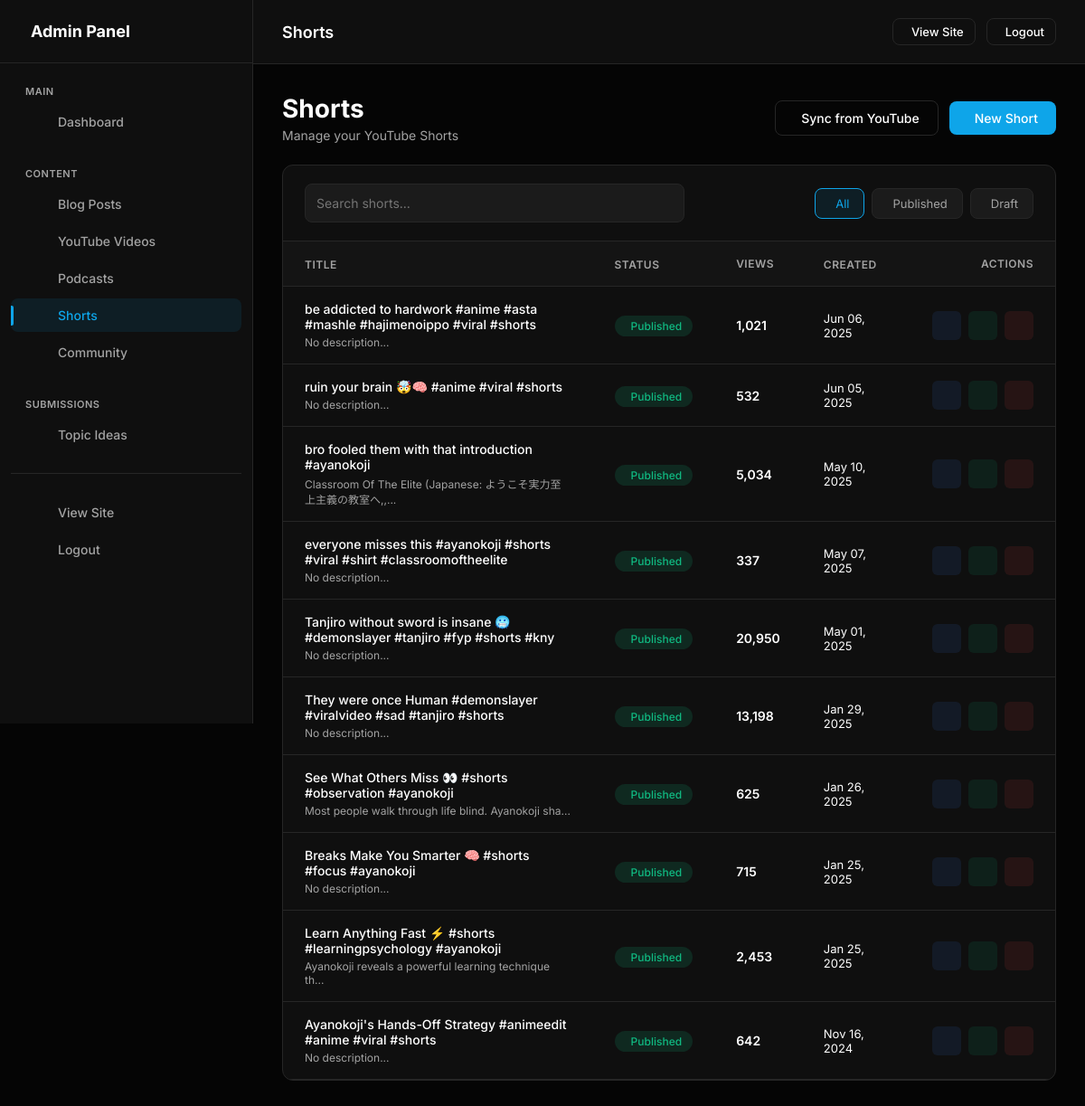
The page /admin/shorts (signed in) on the database as committed earlier.
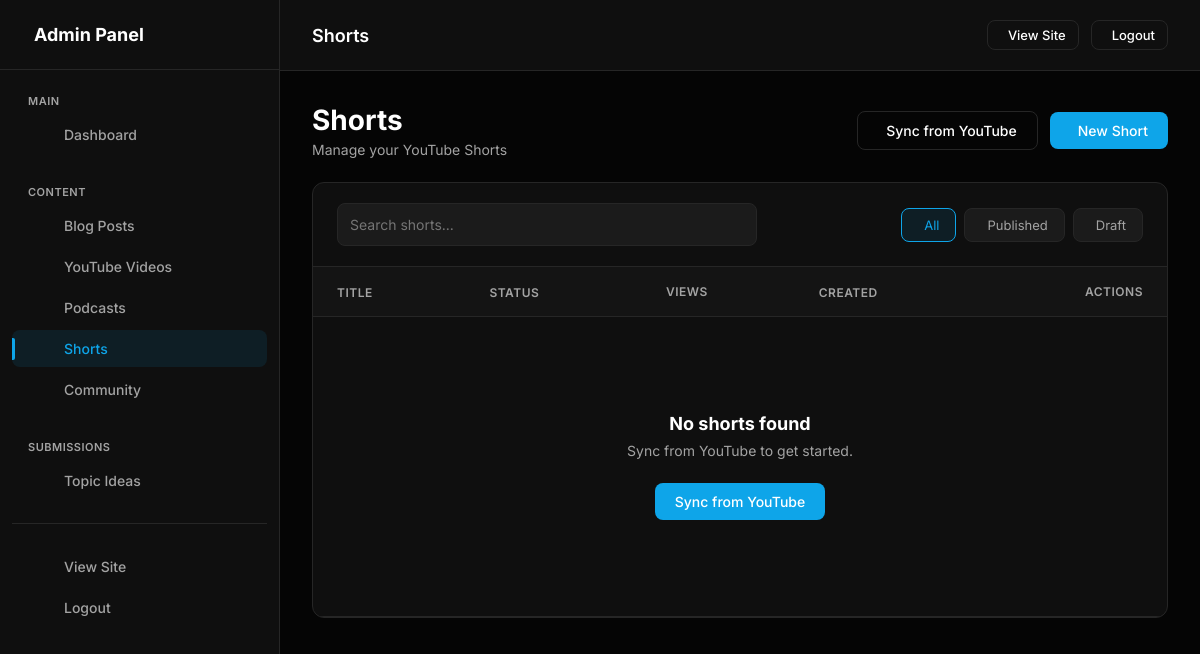
The same page on the database as committed later.
### models.py (models this page shows, shortened)
class Short(db.Model):
    __tablename__ = 'shorts'
    id = db.Column(db.Integer, primary_key=True)
    title = db.Column(db.String(200), nullable=False)
    description = db.Column(db.Text)
    video_id = db.Column(db.String(50), unique=True, nullable=False, index=True)
    thumbnail_url = db.Column(db.String(500))
    duration = db.Column(db.String(20))
    published = db.Column(db.Boolean, default=False, index=True)
    created_at = db.Column(db.DateTime, default=datetime.utcnow, index=True)
    views = db.Column(db.Integer, default=0)
    likes = db.Column(db.Integer, default=0)

### app.py (the view)
    @app.route('/admin/shorts')
    @admin_required
    def admin_shorts_list():
        shorts = Short.query.order_by(Short.created_at.desc()).all()
        return render_template('admin/shorts_list.html', shorts=shorts)

### templates/admin/shorts_list.html (shortened to what this page needs)
{% extends "admin/base.html" %}
{% block page_title %}Shorts{% endblock %}
{% block content %}
<div class="page-header">
    <div>
        <h1 class="page-title">Shorts</h1>
        <p style="color: var(--text-muted); font-size: 14px; margin-top: 4px;">Manage your YouTube Shorts</p>
    </div>
    <div class="page-actions">
        <form method="POST" action="{{ url_for('admin_shorts_sync') }}" style="display: inline;">
            <button type="submit" class="btn btn-outline" title="Sync from YouTube">
                <span class="hide-mobile">Sync from YouTube</span>
            </button>
        </form>
        <a href="{{ url_for('admin_shorts_new') }}" class="btn btn-primary">
            <span class="hide-mobile">New Short</span>
        </a>
    </div>
</div>
<div class="filament-table-container">
    <div class="table-header">
        <div class="table-search">
            <input type="text" id="searchInput" placeholder="Search shorts..." onkeyup="filterTable()">
        </div>
        <div class="table-filters">
            <button class="filter-btn active" data-filter="all" onclick="filterByStatus('all')">
                All
            </button>
            <button class="filter-btn" data-filter="published" onclick="filterByStatus('published')">
                Published
            </button>
            <button class="filter-btn" data-filter="draft" onclick="filterByStatus('draft')">
                Draft
            </button>
        </div>
    </div>
    <div class="table-wrapper">
        <table class="filament-table">
            <thead>
                <tr>
                    <th class="sortable" onclick="sortTable(0)">
                        Title
                    </th>
                    <th class="sortable" onclick="sortTable(1)">
                        Status
                    </th>
                    <th>Views</th>
                    <th class="sortable hide-mobile" onclick="sortTable(2)">
                        Created
                    </th>
                    <th style="text-align: right;">Actions</th>
                </tr>
            </thead>
            <tbody id="tableBody">
                {% for short in shorts %}
                <tr data-status="{% if short.published %}published{% else %}draft{% endif %}" data-title="{{ short.title|lower }}">
                    <td>
                        <div style="font-weight: 500; margin-bottom: 4px;">{{ short.title }}</div>
                        <div style="font-size: 12px; color: var(--text-muted);">{{ short.description[:50] if short.description else 'No description' }}...</div>
                    </td>
                    <td>
                        <span class="status-badge {% if short.published %}published{% else %}draft{% endif %}">
                            {% if short.published %}Published{% else %}Draft{% endif %}
                        </span>
                    </td>
                    <td>
                        <span style="font-weight: 600;">{{ "{:,}".format(short.views or 0) }}</span>
                    </td>
                    <td class="hide-mobile">
                        <div style="font-size: 13px;">{{ short.created_at.strftime('%b %d, %Y') if short.created_at else 'N/A' }}</div>
                    </td>
                    <td>
                        <div class="action-buttons" style="justify-content: flex-end;">
                            <a href="https://youtube.com/shorts/{{ short.video_id }}" target="_blank" class="action-btn view" title="View on YouTube">
                            </a>
                            <form method="POST" action="{{ url_for('admin_shorts_toggle', id=short.id) }}" style="display: inline;">
                                <button type="submit" class="action-btn toggle" title="Toggle Status">
                                </button>
                            </form>
                            <form method="POST" action="{{ url_for('admin_shorts_delete', id=short.id) }}" style="display: inline;" onsubmit="return confirm('Delete this short?');">
                                <button type="submit" class="action-btn delete" title="Delete">
                                </button>
                            </form>
                        </div>
                    </td>
                </tr>
                {% else %}
                <tr>
                    <td colspan="5">
                        <div class="empty-state">
                            <h3>No shorts found</h3>
                            <p style="margin-bottom: 24px;">Sync from YouTube to get started.</p>
                            <form method="POST" action="{{ url_for('admin_shorts_sync') }}" style="display: inline;">
                                <button type="submit" class="btn btn-primary">Sync from YouTube</button>
                            </form>
                        </div>
                    </td>
                </tr>
                {% endfor %}
            </tbody>
        </table>
    </div>
</div>
{% endblock %}

### templates/admin/base.html (shortened to what this page needs)
<!DOCTYPE html>
<html lang="en">
<head>
</head>
<body>
    {% if session.get('admin_logged_in') %}
    <div class="admin-layout">
        <aside class="admin-sidebar" id="adminSidebar">
            <div class="sidebar-header">
                <h2> Admin Panel</h2>
            </div>
            <nav class="sidebar-nav">
                <div class="nav-group">
                    <div class="nav-group-label">Main</div>
                    <a href="{{ url_for('admin_dashboard') }}" class="nav-item" data-route="dashboard"><span>Dashboard</span></a>
                </div>
                <div class="nav-group">
                    <div class="nav-group-label">Content</div>
                    <a href="{{ url_for('admin_blog_list') }}" class="nav-item" data-route="blog"><span>Blog Posts</span></a>
                    <a href="{{ url_for('admin_youtube_list') }}" class="nav-item" data-route="youtube"><span>YouTube Videos</span></a>
                    <a href="{{ url_for('admin_podcast_list') }}" class="nav-item" data-route="podcast"><span>Podcasts</span></a>
                    <a href="{{ url_for('admin_shorts_list') }}" class="nav-item" data-route="shorts"><span>Shorts</span></a>
                    <a href="{{ url_for('admin_community_list') }}" class="nav-item" data-route="community"><span>Community</span></a>
                </div>
                <div class="nav-group">
                    <div class="nav-group-label">Submissions</div>
                    <a href="{{ url_for('admin_ideas_list') }}" class="nav-item" data-route="ideas">
                        <span>Topic Ideas</span>
                    </a>
                </div>
                <div class="nav-group" style="margin-top: auto; padding-top: 24px; border-top: 1px solid var(--border);">
                    <a href="{{ url_for('index') }}" class="nav-item"><span>View Site</span></a>
                    <a href="{{ url_for('admin_logout') }}" class="nav-item"><span>Logout</span></a>
                </div>
            </nav>
        </aside>
        <div class="admin-main">
            <header class="admin-header">
                <div>
                    <h1 style="font-size: 18px; font-weight: 600;">{% block page_title %}Admin Panel{% endblock %}</h1>
                </div>
                <div style="display: flex; gap: 12px; align-items: center;">
                    <a href="{{ url_for('index') }}" class="btn btn-outline btn-sm">View Site</a>
                    <a href="{{ url_for('admin_logout') }}" class="btn btn-outline btn-sm">Logout</a>
                </div>
            </header>
            <main class="admin-content">
                {% block content %}{% endblock %}
            </main>
        </div>
    </div>
    {% endif %}
</body>
</html>

Rows that differ between the two databases and show on the page:
removed Short: title "be addicted to hardwork #anime #asta #mashle #hajimenoippo #viral #shorts", description "No description", published "Published", views "1,021", created_at "Jun 06, 2025"
removed Short: title "ruin your brain 🤯🧠 #anime #viral #shorts", description "No description", published "Published", views "532", created_at "Jun 05, 2025"
removed Short: title "bro fooled them with that introduction #ayanokoji", description "Classroom Of The Elite (Japanese: ようこそ実力至上主義の教室へ,,", published "Published", views "5,034", created_at "May 10, 2025"
removed Short: title "everyone misses this #ayanokoji #shorts #viral #shirt #classroomoftheelite", description "No description", published "Published", views "337", created_at "May 07, 2025"
removed Short: title "Tanjiro without sword is insane 🥶 #demonslayer #tanjiro #fyp #shorts #kny", description "No description", published "Published", views "20,950", created_at "May 01, 2025"
removed Short: title "They were once Human #demonslayer #viralvideo #sad #tanjiro #shorts", description "No description", published "Published", views "13,198", created_at "Jan 29, 2025"
removed Short: title "See What Others Miss 👀 #shorts #observation #ayanokoji", description "Most people walk through life blind. Ayanokoji sha", published "Published", views "625", created_at "Jan 26, 2025"
removed Short: title "Breaks Make You Smarter 🧠 #shorts #focus #ayanokoji", description "No description", published "Published", views "715", created_at "Jan 25, 2025"
removed Short: title "Learn Anything Fast ⚡️ #shorts #learningpsychology #ayanokoji", description "Ayanokoji reveals a powerful learning technique th", published "Published", views "2,453", created_at "Jan 25, 2025"
removed Short: title "Ayanokoji's Hands-Off Strategy #animeedit #anime #viral #shorts", description "No description", published "Published", views "642", created_at "Nov 16, 2024"
Other text that changed with them:
text now shown: "No shorts found Sync from YouTube to get started. Sync from YouTube"
